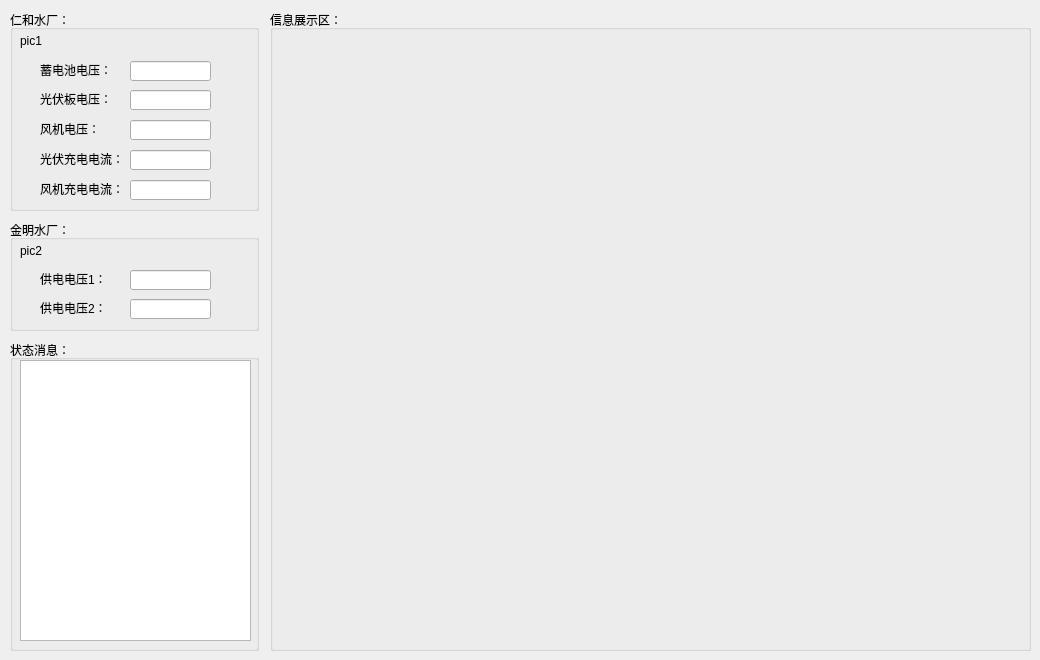
   <widget class="QWidget" name="tab_lh">
    <attribute name="title">
     <string>龙河镇</string>
    </attribute>
    <widget class="QGroupBox" name="groupBox_s2">
     <property name="geometry">
      <rect>
       <x>10</x>
       <y>220</y>
       <width>249</width>
       <height>111</height>
      </rect>
     </property>
     <property name="sizePolicy">
      <sizepolicy hsizetype="Expanding" vsizetype="Expanding">
       <horstretch>0</horstretch>
       <verstretch>0</verstretch>
      </sizepolicy>
     </property>
     <property name="title">
      <string>金明水厂：</string>
     </property>
     <widget class="QLabel" name="label_s2">
      <property name="geometry">
       <rect>
        <x>10</x>
        <y>20</y>
        <width>231</width>
        <height>21</height>
       </rect>
      </property>
      <property name="text">
       <string>pic2</string>
      </property>
     </widget>
     <widget class="QLineEdit" name="lineEdit_vol1">
      <property name="geometry">
       <rect>
        <x>120</x>
        <y>50</y>
        <width>81</width>
        <height>20</height>
       </rect>
      </property>
      <property name="readOnly">
       <bool>true</bool>
      </property>
     </widget>
     <widget class="QLabel" name="label_vol1">
      <property name="geometry">
       <rect>
        <x>30</x>
        <y>51</y>
        <width>71</width>
        <height>16</height>
       </rect>
      </property>
      <property name="text">
       <string>供电电压1：</string>
      </property>
      <property name="textFormat">
       <enum>Qt::AutoText</enum>
      </property>
     </widget>
     <widget class="QLineEdit" name="lineEdit_vol2">
      <property name="geometry">
       <rect>
        <x>120</x>
        <y>79</y>
        <width>81</width>
        <height>20</height>
       </rect>
      </property>
      <property name="readOnly">
       <bool>true</bool>
      </property>
     </widget>
     <widget class="QLabel" name="label_vol2">
      <property name="geometry">
       <rect>
        <x>30</x>
        <y>80</y>
        <width>71</width>
        <height>16</height>
       </rect>
      </property>
      <property name="text">
       <string>供电电压2：</string>
      </property>
      <property name="textFormat">
       <enum>Qt::AutoText</enum>
      </property>
     </widget>
    </widget>
    <widget class="QGroupBox" name="groupBox_stat">
     <property name="geometry">
      <rect>
       <x>10</x>
       <y>340</y>
       <width>249</width>
       <height>311</height>
      </rect>
     </property>
     <property name="sizePolicy">
      <sizepolicy hsizetype="Expanding" vsizetype="Expanding">
       <horstretch>0</horstretch>
       <verstretch>0</verstretch>
      </sizepolicy>
     </property>
     <property name="title">
      <string>状态消息：</string>
     </property>
     <widget class="QTextEdit" name="textEdit_stat">
      <property name="geometry">
       <rect>
        <x>10</x>
        <y>20</y>
        <width>231</width>
        <height>281</height>
       </rect>
      </property>
      <property name="readOnly">
       <bool>true</bool>
      </property>
     </widget>
    </widget>
    <widget class="QGroupBox" name="groupBox_s1">
     <property name="geometry">
      <rect>
       <x>10</x>
       <y>10</y>
       <width>249</width>
       <height>201</height>
      </rect>
     </property>
     <property name="sizePolicy">
      <sizepolicy hsizetype="Expanding" vsizetype="Expanding">
       <horstretch>0</horstretch>
       <verstretch>0</verstretch>
      </sizepolicy>
     </property>
     <property name="title">
      <string>仁和水厂：</string>
     </property>
     <widget class="QLabel" name="label_s1">
      <property name="geometry">
       <rect>
        <x>10</x>
        <y>20</y>
        <width>231</width>
        <height>21</height>
       </rect>
      </property>
      <property name="text">
       <string>pic1</string>
      </property>
     </widget>
     <widget class="QLabel" name="label_battvol">
      <property name="geometry">
       <rect>
        <x>30</x>
        <y>52</y>
        <width>71</width>
        <height>16</height>
       </rect>
      </property>
      <property name="text">
       <string>蓄电池电压：</string>
      </property>
      <property name="textFormat">
       <enum>Qt::AutoText</enum>
      </property>
     </widget>
     <widget class="QLineEdit" name="lineEdit_battvol">
      <property name="geometry">
       <rect>
        <x>120</x>
        <y>51</y>
        <width>81</width>
        <height>20</height>
       </rect>
      </property>
      <property name="readOnly">
       <bool>true</bool>
      </property>
     </widget>
     <widget class="QLineEdit" name="lineEdit_lightvol">
      <property name="geometry">
       <rect>
        <x>120</x>
        <y>80</y>
        <width>81</width>
        <height>20</height>
       </rect>
      </property>
      <property name="readOnly">
       <bool>true</bool>
      </property>
     </widget>
     <widget class="QLabel" name="label_lightvol">
      <property name="geometry">
       <rect>
        <x>30</x>
        <y>81</y>
        <width>71</width>
        <height>16</height>
       </rect>
      </property>
      <property name="text">
       <string>光伏板电压：</string>
      </property>
      <property name="textFormat">
       <enum>Qt::AutoText</enum>
      </property>
     </widget>
     <widget class="QLineEdit" name="lineEdit_windvol">
      <property name="geometry">
       <rect>
        <x>120</x>
        <y>110</y>
        <width>81</width>
        <height>20</height>
       </rect>
      </property>
      <property name="readOnly">
       <bool>true</bool>
      </property>
     </widget>
     <widget class="QLabel" name="label_windvol">
      <property name="geometry">
       <rect>
        <x>30</x>
        <y>111</y>
        <width>71</width>
        <height>16</height>
       </rect>
      </property>
      <property name="text">
       <string>风机电压：</string>
      </property>
      <property name="textFormat">
       <enum>Qt::AutoText</enum>
      </property>
     </widget>
     <widget class="QLineEdit" name="lineEdit_lightcur">
      <property name="geometry">
       <rect>
        <x>120</x>
        <y>140</y>
        <width>81</width>
        <height>20</height>
       </rect>
      </property>
      <property name="readOnly">
       <bool>true</bool>
      </property>
     </widget>
     <widget class="QLabel" name="label_lightcur">
      <property name="geometry">
       <rect>
        <x>30</x>
        <y>141</y>
        <width>81</width>
        <height>16</height>
       </rect>
      </property>
      <property name="text">
       <string>光伏充电电流：</string>
      </property>
      <property name="textFormat">
       <enum>Qt::AutoText</enum>
      </property>
     </widget>
     <widget class="QLineEdit" name="lineEdit_windcur">
      <property name="geometry">
       <rect>
        <x>120</x>
        <y>170</y>
        <width>81</width>
        <height>20</height>
       </rect>
      </property>
      <property name="readOnly">
       <bool>true</bool>
      </property>
     </widget>
     <widget class="QLabel" name="label_windcur">
      <property name="geometry">
       <rect>
        <x>30</x>
        <y>171</y>
        <width>81</width>
        <height>16</height>
       </rect>
      </property>
      <property name="text">
       <string>风机充电电流：</string>
      </property>
      <property name="textFormat">
       <enum>Qt::AutoText</enum>
      </property>
     </widget>
    </widget>
    <widget class="QGroupBox" name="groupBox_battvol">
     <property name="geometry">
      <rect>
       <x>270</x>
       <y>10</y>
       <width>761</width>
       <height>641</height>
      </rect>
     </property>
     <property name="title">
      <string>信息展示区：</string>
     </property>
     <widget class="QChartView" name="widget_battvol" native="true">
      <property name="geometry">
       <rect>
        <x>10</x>
        <y>20</y>
        <width>741</width>
        <height>611</height>
       </rect>
      </property>
      <widget class="QLabel" name="label_endtime">
       <property name="geometry">
        <rect>
         <x>600</x>
         <y>570</y>
         <width>151</width>
         <height>16</height>
        </rect>
       </property>
       <property name="text">
        <string/>
       </property>
      </widget>
      <widget class="QLabel" name="label_starttime">
       <property name="geometry">
        <rect>
         <x>20</x>
         <y>570</y>
         <width>181</width>
         <height>16</height>
        </rect>
       </property>
       <property name="text">
        <string/>
       </property>
      </widget>
     </widget>
    </widget>
   </widget>
